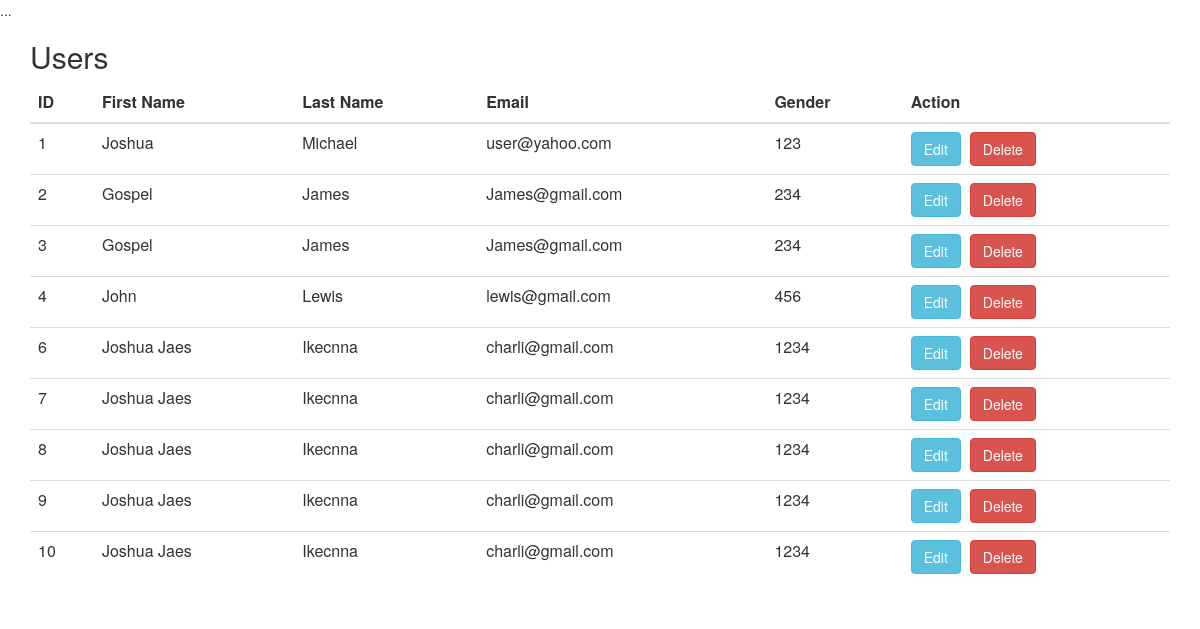
The page /view.php on the database its author committed.
### tables this page shows
CREATE TABLE `users` (
  `id` int(255) NOT NULL,
  `firstname` varchar(255) NOT NULL,
  `lastname` varchar(255) NOT NULL,
  `email` varchar(255) NOT NULL,
  `password` varchar(255) NOT NULL,
  `gender` varchar(7) NOT NULL
);

### view.php (the view, shortened to what this page needs)
<?php
include "config.php";
$sql = "SELECT * FROM users";
$result = $conn->query($sql);
?>
<!DOCTYPE html>
<html lang="en">
<head>
    <link rel="stylesheet" href="https://maxcdn.bootstrapcdn.com/bootstrap/3.4.0/css/bootstrap.min.css">
</head>
<body>
    <div class="container">
        <h2>Users</h2>
        <table class="table">
            <thead>
                <tr>
                    <th>ID</th>
                    <th>First Name</th>
                    <th>Last Name</th>
                    <th>Email</th>
                    <th>Gender</th>
                    <th>Action</th>
                </tr>
            </thead>
            <tbody>
                <?php
                if ($result->num_rows > 0) {
                    while ($row = $result->fetch_assoc()) {
                ?>
                        <tr>
                            <td><?php echo $row['id']; ?></td>
                            <td><?php echo $row['firstname']; ?></td>
                            <td><?php echo $row['lastname']; ?></td>
                            <td><?php echo $row['email']; ?></td>
                            <td><?php echo $row['password']; ?></td>
                            <td><a class="btn btn-info" href="update.php?id=<?php echo $row['id']; ?>">Edit</a>&nbsp;
                                <a class="btn btn-danger" href="delete.php?id=<?php echo $row['id']; ?>">Delete </a>
                            </td>
                        </tr>
                <?php         }
                }
                ?>
            </tbody>
        </table>
    </div>
</body>
</html>

### rows shown on the page
users: id "1", firstname "Joshua", lastname "Michael", email "user@yahoo.com", password "123"
users: id "2", firstname "Gospel", lastname "James", email "James@gmail.com", password "234"
users: id "3", firstname "Gospel", lastname "James", email "James@gmail.com", password "234"
users: id "4", firstname "John", lastname "Lewis", email "lewis@gmail.com", password "456"
users: id "6", firstname "Joshua Jaes", lastname "Ikecnna", email "charli@gmail.com", password "1234"
users: id "7", firstname "Joshua Jaes", lastname "Ikecnna", email "charli@gmail.com", password "1234"
users: id "8", firstname "Joshua Jaes", lastname "Ikecnna", email "charli@gmail.com", password "1234"
users: id "9", firstname "Joshua Jaes", lastname "Ikecnna", email "charli@gmail.com", password "1234"
users: id "10", firstname "Joshua Jaes", lastname "Ikecnna", email "charli@gmail.com", password "1234"
